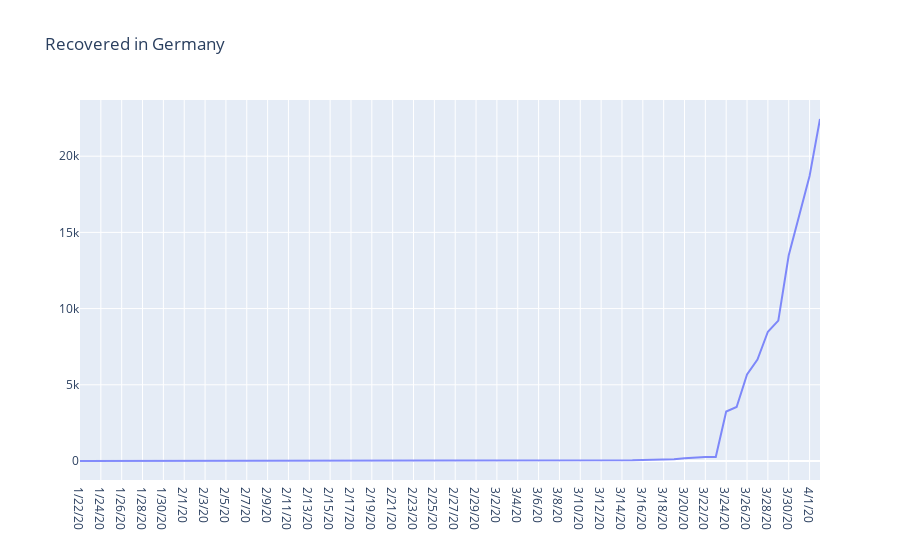

The notebook cell this image was saved under:
### Markdown cell above
### Germany

### Code cell
fig = go.Figure()
countries = ['Germany']
for country in countries:
    recov_country = transformed_covid_recov[transformed_covid_recov['Country/Region'] == country].sort_index()
    fig.add_trace(go.Scatter(
        x=recov_country.Date,
        y=recov_country.Value,
        name=country,
        opacity=0.8,))

# Layout update 
fig.update_layout(title_text="Recovered in Germany")

# Reversed xaxis
#fig['layout']['xaxis']['autorange'] = "reversed"

fig.show()
# plot(fig, filename=PLOT_PATH + 'Recovered in Germany.html', auto_open=False)

### Figure 1 — Plotly figure (JSON) as saved in the notebook; plotly's stock layout.template omitted (floating-point values rounded to 4 significant figures)
{"data": [{"name": "Germany", "opacity": 0.8, "type": "scatter", "x": ["1/22/20", "1/23/20", "1/24/20", "1/25/20", "1/26/20", "1/27/20", "1/28/20", "1/29/20", "1/30/20", "1/31/20", "2/1/20", "2/2/20", "2/3/20", "2/4/20", "2/5/20", "2/6/20", "2/7/20", "2/8/20", "2/9/20", "2/10/20", "2/11/20", "2/12/20", "2/13/20", "2/14/20", "2/15/20", "2/16/20", "2/17/20", "2/18/20", "2/19/20", "2/20/20", "2/21/20", "2/22/20", "2/23/20", "2/24/20", "2/25/20", "2/26/20", "2/27/20", "2/28/20", "2/29/20", "3/1/20", "3/2/20", "3/3/20", "3/4/20", "3/5/20", "3/6/20", "3/7/20", "3/8/20", "3/9/20", "3/10/20", "3/11/20", "3/12/20", "3/13/20", "3/14/20", "3/15/20", "3/16/20", "3/17/20", "3/18/20", "3/19/20", "3/20/20", "3/21/20", "3/22/20", "3/23/20", "3/24/20", "3/25/20", "3/26/20", "3/27/20", "3/28/20", "3/29/20", "3/30/20", "3/31/20", "4/1/20", "4/2/20"], "y": [0, 0, 0, 0, 0, 0, 0, 0, 0, 0, 0, 0, 0, 0, 0, 0, 0, 0, 0, 0, 0, 0, 1, 1, 1, 1, 1, 12, 12, 12, 14, 14, 14, 14, 14, 15, 16, 16, 16, 16, 16, 16, 16, 16, 17, 18, 18, 18, 18, 25, 25, 46, 46, 46, 67, 67, 105, 113, 180, 233, 266, 266, 3243, 3547, 5673, 6658, 8481, 9211, 13500, 16100, 18700, 22440]}], "layout": {"title": {"text": "Recovered in Germany"}}}
